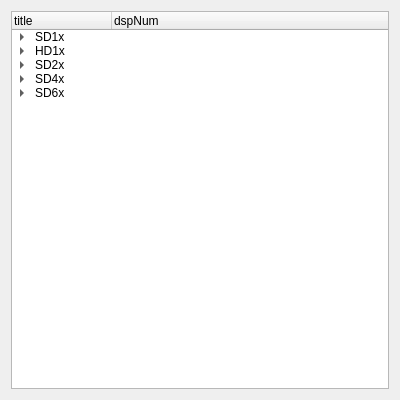
<?xml version="1.0" encoding="UTF-8"?>
<ui version="4.0">
 <class>Form</class>
 <widget class="QWidget" name="Form">
  <property name="geometry">
   <rect>
    <x>0</x>
    <y>0</y>
    <width>400</width>
    <height>400</height>
   </rect>
  </property>
  <property name="windowTitle">
   <string>Form</string>
  </property>
  <layout class="QVBoxLayout" name="verticalLayout">
   <item>
    <widget class="QTreeWidget" name="treeWidget">
     <column>
      <property name="text">
       <string>title</string>
      </property>
     </column>
     <column>
      <property name="text">
       <string>dspNum</string>
      </property>
     </column>
     <item>
      <property name="text">
       <string>SD1x</string>
      </property>
      <item>
       <property name="text">
        <string>SD10</string>
       </property>
       <property name="text">
        <string>1</string>
       </property>
      </item>
      <item>
       <property name="text">
        <string>SD15_11</string>
       </property>
       <property name="text">
        <string>1</string>
       </property>
      </item>
      <item>
       <property name="text">
        <string>SD15_06</string>
       </property>
       <property name="text">
        <string>1</string>
       </property>
      </item>
      <item>
       <property name="text">
        <string>SD15_15</string>
       </property>
       <property name="text">
        <string>1</string>
       </property>
      </item>
     </item>
     <item>
      <property name="text">
       <string>HD1x</string>
      </property>
      <item>
       <property name="text">
        <string>HD11_3A</string>
       </property>
       <property name="text">
        <string>1</string>
       </property>
      </item>
     </item>
     <item>
      <property name="text">
       <string>SD2x</string>
      </property>
      <item>
       <property name="text">
        <string>SD21</string>
       </property>
       <property name="text">
        <string>1</string>
       </property>
      </item>
     </item>
     <item>
      <property name="text">
       <string>SD4x</string>
      </property>
      <item>
       <property name="text">
        <string>SD42</string>
       </property>
       <property name="text">
        <string>2</string>
       </property>
      </item>
      <item>
       <property name="text">
        <string>SD43</string>
       </property>
       <property name="text">
        <string>2</string>
       </property>
      </item>
      <item>
       <property name="text">
        <string>SD45</string>
       </property>
       <property name="text">
        <string>2</string>
       </property>
      </item>
     </item>
     <item>
      <property name="text">
       <string>SD6x</string>
      </property>
      <item>
       <property name="text">
        <string>SD61_PLUS</string>
       </property>
       <property name="text">
        <string>3</string>
       </property>
      </item>
      <item>
       <property name="text">
        <string>SD61_MINI</string>
       </property>
       <property name="text">
        <string>3</string>
       </property>
      </item>
     </item>
    </widget>
   </item>
  </layout>
 </widget>
 <resources/>
 <connections/>
</ui>
